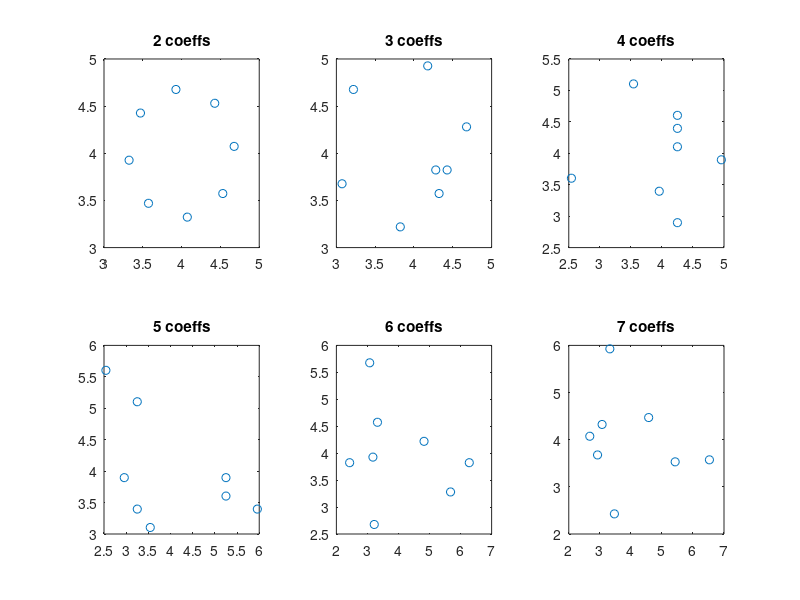
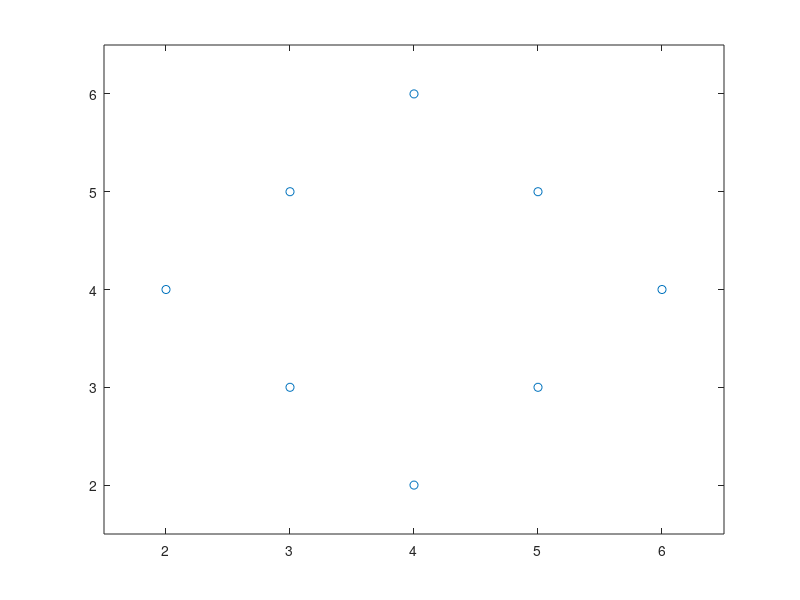

The MATLAB script that drew these images, in order:
close all hidden; clear; clc;

mat = ...
    [0 0 0 0 0 0 0;
     0 0 0 1 0 0 0;
     0 0 1 0 1 0 0;
     0 1 0 0 0 1 0;
     0 0 1 0 1 0 0;
     0 0 0 1 0 0 0;
     0 0 0 0 0 0 0];

   
[x,y] = find(mat==1);

pos = [x,y];

comp = complex(pos(:,1),pos(:,2));

ft = fft(comp);

ft1 = complex(zeros(size(ft)));

figure;
for i=2:7
    ft1(1:i,:) = ft(1:i,:);
    ift = ifft(ft1);
    subplot(2,3,i-1), plot(ift,'o'), title(sprintf('%d coeffs', i));
end

figure; plot(ifft(ft),'o'); axis([1.5,6.5,1.5,6.5]);